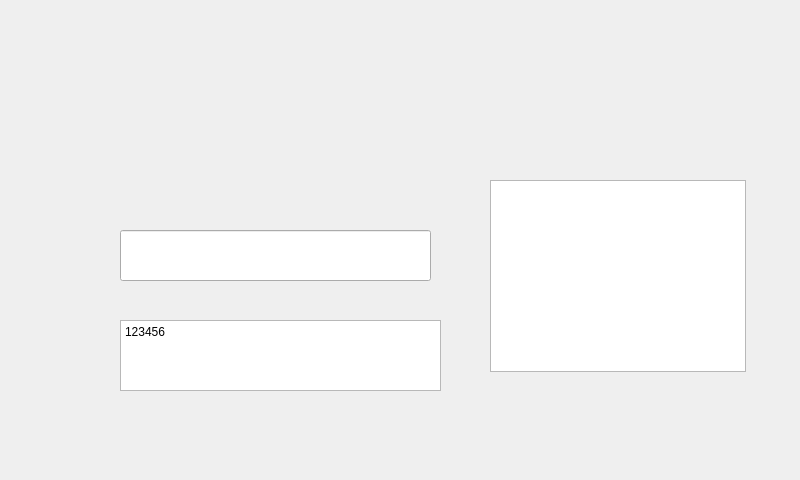
<?xml version="1.0" encoding="UTF-8"?>
<ui version="4.0">
 <class>Widget</class>
 <widget class="QWidget" name="Widget">
  <property name="geometry">
   <rect>
    <x>0</x>
    <y>0</y>
    <width>800</width>
    <height>480</height>
   </rect>
  </property>
  <property name="windowTitle">
   <string>Widget</string>
  </property>
  <widget class="QLineEdit" name="lineEdit">
   <property name="geometry">
    <rect>
     <x>120</x>
     <y>230</y>
     <width>311</width>
     <height>51</height>
    </rect>
   </property>
  </widget>
  <widget class="QTextEdit" name="textEdit">
   <property name="geometry">
    <rect>
     <x>120</x>
     <y>320</y>
     <width>321</width>
     <height>71</height>
    </rect>
   </property>
   <property name="html">
    <string>&lt;!DOCTYPE HTML PUBLIC &quot;-//W3C//DTD HTML 4.0//EN&quot; &quot;http://www.w3.org/TR/REC-html40/strict.dtd&quot;&gt;
&lt;html&gt;&lt;head&gt;&lt;meta name=&quot;qrichtext&quot; content=&quot;1&quot; /&gt;&lt;style type=&quot;text/css&quot;&gt;
p, li { white-space: pre-wrap; }
&lt;/style&gt;&lt;/head&gt;&lt;body style=&quot; font-family:'SimSun'; font-size:9pt; font-weight:400; font-style:normal;&quot;&gt;
&lt;p style=&quot; margin-top:0px; margin-bottom:0px; margin-left:0px; margin-right:0px; -qt-block-indent:0; text-indent:0px;&quot;&gt;123456&lt;/p&gt;&lt;/body&gt;&lt;/html&gt;</string>
   </property>
  </widget>
  <widget class="QListView" name="listView">
   <property name="geometry">
    <rect>
     <x>490</x>
     <y>180</y>
     <width>256</width>
     <height>192</height>
    </rect>
   </property>
  </widget>
 </widget>
 <layoutdefault spacing="6" margin="11"/>
 <resources/>
 <connections/>
</ui>
